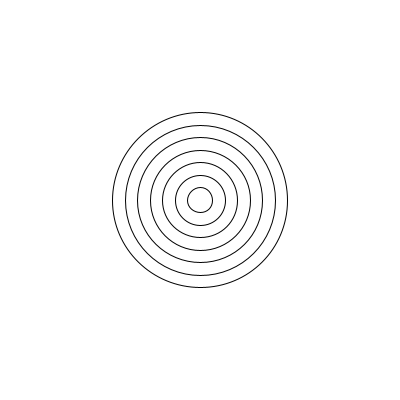
Frame 1 (no input)
Frame 60 (the mouse pressed at the canvas centre just before this capture): identical to frame 1, image omitted
Frame 120 (the mouse held since frame 60 and released just before this capture): identical to frame 1, image omitted

The Processing sketch that drew this single still picture (run headless with seeded random() and noise(); from frame 60 on, the mouse is pressed at the canvas centre):

// Processing sketch: whileLoop6_1
// ── whileLoop6_1.pde
//loop linjerne
/*void setup() {
size (200, 200); 
background (255); 
}

void draw (){ 
int y = 0;

while (y < height) {
stroke (0) ;
line (0, y, 200, y);
y = y + 20;
}
}*/

//loop cirklen:
float w = 0;

void setup(){
size (400, 400); 
}

void draw(){
 background (255);
  w = 0;
  
  while(w < 200){
  stroke(0);
  noFill();
  ellipse(200, 200, w, w); 
  w = w + 25;
}
} 
